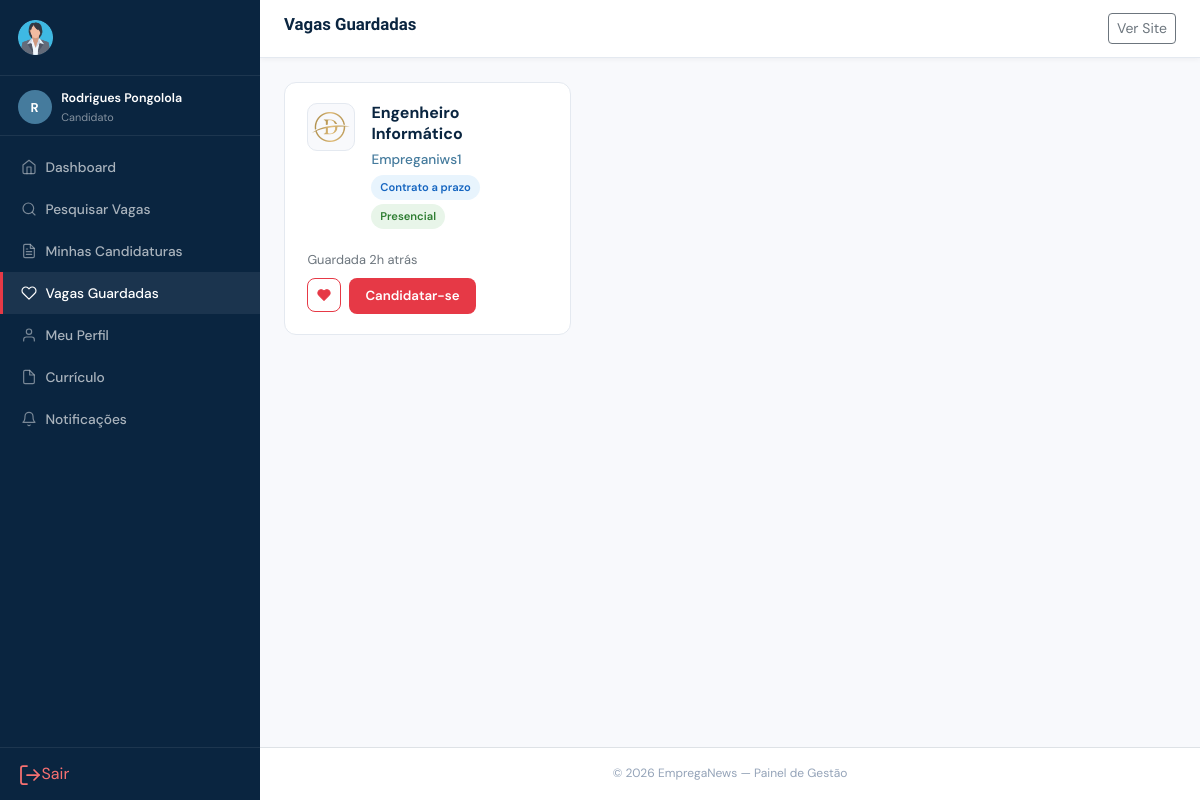
Page /candidato/guardadas.php (signed in) on the committed database.
### tables this page shows
CREATE TABLE `vagas_guardadas` (
  `id` int(11) NOT NULL,
  `candidato_id` int(11) NOT NULL,
  `vaga_id` int(11) NOT NULL,
  `criado_em` timestamp NOT NULL DEFAULT current_timestamp()
);

CREATE TABLE `empresas` (
  `id` int(11) NOT NULL,
  `utilizador_id` int(11) NOT NULL,
  `nome` varchar(200) NOT NULL,
  `slug` varchar(220) NOT NULL,
  `logo` varchar(255) DEFAULT NULL,
  `nif` varchar(30) DEFAULT NULL,
  `website` varchar(200) DEFAULT NULL,
  `telefone` varchar(30) DEFAULT NULL,
  `email_contato` varchar(150) DEFAULT NULL,
  `provincia_id` int(11) DEFAULT NULL,
  `morada` text DEFAULT NULL,
  `setor` varchar(100) DEFAULT NULL,
  `dimensao` enum('startup','pequena','media','grande','multinacional') DEFAULT 'media',
  `ano_fundacao` year(4) DEFAULT NULL,
  `sobre` text DEFAULT NULL,
  `estado` enum('pendente','aprovada','suspensa','rejeitada') DEFAULT 'pendente',
  `verificada` tinyint(1) DEFAULT 0 COMMENT 'Selo verificado pelo admin',
  `total_vagas_publicadas` int(11) DEFAULT 0,
  `criado_em` timestamp NOT NULL DEFAULT current_timestamp(),
  `atualizado_em` timestamp NOT NULL DEFAULT current_timestamp() ON UPDATE current_timestamp()
);

CREATE TABLE `vagas` (
  `id` int(11) NOT NULL,
  `empresa_id` int(11) NOT NULL,
  `titulo` varchar(200) NOT NULL,
  `slug` varchar(220) NOT NULL,
  `categoria_id` int(11) DEFAULT NULL,
  `provincia_id` int(11) DEFAULT NULL,
  `tipo_contrato` enum('efectivo','contrato','part_time','freelance','estagio','voluntario') DEFAULT 'efectivo',
  `modalidade` enum('presencial','remoto','hibrido') DEFAULT 'presencial',
  `nivel_experiencia` enum('sem_experiencia','junior','medio','senior','diretor') DEFAULT 'medio',
  `nivel_escolaridade` enum('basico','medio','bacharelato','licenciatura','mestrado','doutoramento','indiferente') DEFAULT 'licenciatura',
  `descricao` longtext NOT NULL,
  `requisitos` text DEFAULT NULL,
  `beneficios` text DEFAULT NULL,
  `salario_min` decimal(12,2) DEFAULT NULL,
  `salario_max` decimal(12,2) DEFAULT NULL,
  `moeda_salario` varchar(10) DEFAULT 'AOA',
  `salario_negociavel` tinyint(1) DEFAULT 0,
  `salario_visivel` tinyint(1) DEFAULT 1,
  `vagas_disponiveis` int(11) DEFAULT 1,
  `data_publicacao` date DEFAULT curdate(),
  `data_encerramento` date DEFAULT NULL,
  `estado` enum('rascunho','pendente','publicada','encerrada','arquivada') DEFAULT 'pendente',
  `destaque` tinyint(1) DEFAULT 0,
  `total_candidaturas` int(11) DEFAULT 0,
  `total_visualizacoes` int(11) DEFAULT 0,
  `criado_em` timestamp NOT NULL DEFAULT current_timestamp(),
  `atualizado_em` timestamp NOT NULL DEFAULT current_timestamp() ON UPDATE current_timestamp()
);

### includes/config.php (called while the page is built, shortened)
<?php
class DB {
    private static ?PDO $c = null;
    public static function conn(): PDO {
        if (!self::$c) {
            try {
                self::$c = new PDO(
                    "mysql:host=".DB_HOST.";dbname=".DB_NAME.";charset=utf8mb4",
                    DB_USER, DB_PASS,
                    [PDO::ATTR_ERRMODE            => PDO::ERRMODE_EXCEPTION,
                     PDO::ATTR_DEFAULT_FETCH_MODE => PDO::FETCH_ASSOC,
                     PDO::ATTR_EMULATE_PREPARES   => false]
                );
            } catch (PDOException $e) {
                die('
<!DOCTYPE html><html><head><meta charset="UTF-8">
<title>Erro de Ligação</title>
<style>body{font-family:sans-serif;padding:3rem;color:#c00;background:#fff8f8;}
h2{color:#c00;}code{background:#fee;padding:.2rem .4rem;border-radius:4px;}</style>
</head><body>
<h2>⚠ Erro de Ligação à Base de Dados</h2>
<p>Não foi possível ligar ao MySQL. Verifique as configurações em <code>includes/config.php</code>:</p>
<ul>
  <li>DB_HOST: <code>' . DB_HOST . '</code></li>
  <li>DB_NAME: <code>' . DB_NAME . '</code></li>
  <li>DB_USER: <code>' . DB_USER . '</code></li>
</ul>
<p>Mensagem do servidor: <code>' . htmlspecialchars($e->getMessage()) . '</code></p>
<p>Certifique-se de que correu o ficheiro <code>database.sql</code> para criar a base de dados.</p>
</body></html>');
            }
        }
        return self::$c;
    }
    public static function q(string $sql, array $p=[]): PDOStatement { $s=self::conn()->prepare($sql); $s->execute($p); return $s; }
    public static function row(string $sql, array $p=[]): ?array     { return self::q($sql,$p)->fetch()?:null; }
    public static function all(string $sql, array $p=[]): array      { return self::q($sql,$p)->fetchAll(); }
}
function h(mixed $s): string { return htmlspecialchars((string)$s, ENT_QUOTES, 'UTF-8'); }
function url(string $caminho = ''): string {
    return BASE_URL . ltrim($caminho, '/');
}
function tempo(string $data): string {
    $diff = time() - strtotime($data);
    if ($diff < 86400)  return floor($diff/3600).'h atrás';
    return date('d/m/Y', strtotime($data));
}
function loggedIn(): bool { return !empty($_SESSION['uid']); }
function meCandidato(): ?array {
    return DB::row(
        "SELECT c.*, u.nome, u.email FROM candidatos c
         JOIN utilizadores u ON u.id=c.utilizador_id
         WHERE c.utilizador_id=?", [$_SESSION['uid']]
    );
}
function labelContrato(string $v): string {
    return match($v) {
        'efectivo'  => 'Efectivo',   'contrato'   => 'Contrato a prazo',
        'part_time' => 'Part-time',  'freelance'  => 'Freelance',
        'estagio'   => 'Estágio',    'voluntario' => 'Voluntariado',
        default     => ucfirst($v)
    };
}
function labelModalidade(string $v): string {
    return match($v) { 'presencial'=>'Presencial','remoto'=>'Remoto','hibrido'=>'Híbrido', default=>$v };
}

### candidato/guardadas.php (the view, shortened to what this page needs)
<?php
require_once '../includes/config.php';
$cfg=allCfg(); $cand=meCandidato();
$guardadas=DB::all("SELECT v.*,e.nome as en,e.logo as el,vg.criado_em as ge FROM vagas_guardadas vg JOIN vagas v ON v.id=vg.vaga_id JOIN empresas e ON e.id=v.empresa_id WHERE vg.candidato_id=? ORDER BY vg.criado_em DESC",[$cand['id']]);
require_once '../includes/header_painel.php';
?>
<?php if(empty($guardadas)): ?>
<div class="text-center py-5">
  <div style="font-size:3rem;margin-bottom:.75rem;">❤️</div>
  <h5>Nenhuma vaga guardada ainda</h5>
  <p style="color:#6c757d;">Usa o botão ❤ nas vagas para as guardar para mais tarde.</p>
  <a href="<?= url('index.php') ?>" class="btn btn-ace mt-2">Explorar Vagas</a>
</div>
<?php else: ?>
<div class="row g-3">
  <?php foreach($guardadas as $v): ?>
  <div class="col-md-6 col-xl-4">
    <div class="vaga-card h-100">
      <div class="d-flex align-items-start gap-3">
        <?php if($v['el']): ?>
          <img src="<?= url('uploads/logos/'.h($v['el'])) ?>" class="vaga-empresa-logo">
        <?php else: ?>
          <div class="vaga-empresa-logo-placeholder"><?= mb_strtoupper(mb_substr($v['en'],0,1)) ?></div>
        <?php endif; ?>
        <div class="flex-grow-1 min-w-0">
          <h6 class="vaga-titulo mb-1"><a href="<?= url('vaga.php?id='.$v['id']) ?>"><?= h($v['titulo']) ?></a></h6>
          <div class="vaga-empresa-nome"><?= h($v['en']) ?></div>
          <div class="d-flex flex-wrap gap-1 mt-1">
            <span class="badge-contrato" style="font-size:.7rem;"><?= labelContrato($v['tipo_contrato']) ?></span>
            <span class="badge-modalidade" style="font-size:.7rem;"><?= labelModalidade($v['modalidade']) ?></span>
          </div>
        </div>
      </div>
      <div class="d-flex justify-content-between align-items-center mt-2 flex-wrap gap-2">
        <span class="text-muted-sm">Guardada <?= tempo($v['ge']) ?></span>
        <div class="d-flex gap-2">
          <button class="btn-guardar guardada" onclick="removerGuardada(<?= $v['id'] ?>,this)" title="Remover">
            <i data-feather="heart" style="width:14px;height:14px;fill:currentColor;"></i>
          </button>
          <a href="<?= url('vaga.php?id='.$v['id'].'#candidatar') ?>" class="btn-candidatar">Candidatar-se</a>
        </div>
      </div>
    </div>
  </div>
  <?php endforeach; ?>
</div>
<?php endif; ?>
<?php require_once '../includes/footer_painel.php'; ?>

### assets/css/style.css (style rules this page uses)
:root { --pri: #0a2540; --sec: #457b9d; --ace: #e63946; --ace2: #c1121f; --ok: #2d6a4f; --warn: #e9c46a; --bg: #f8f9fc; --bg2: #ffffff; --border: #e4e9f0; --text: #1a1f2e; --muted: #6c757d; --radius: 12px; --radius-sm: 8px; --shadow: 0 2px 12px rgba(10,37,64,.07); --shadow-md: 0 4px 24px rgba(10,37,64,.11); --shadow-lg: 0 8px 40px rgba(10,37,64,.15); --font: 'DM Sans', sans-serif; --font-display: 'Clash Display', 'DM Sans', sans-serif; --trans: .2s ease; }
*,*::before,*::after { box-sizing:border-box;margin:0;padding:0; }
html { font-size:16px;scroll-behavior:smooth; }
body { font-family:var(--font);background:var(--bg);color:var(--text);line-height:1.65;overflow-x:hidden; }
img { max-width:100%;height:auto;display:block; }
a { color:var(--sec);text-decoration:none;transition:color var(--trans); }
.vaga-card { background:#fff;border:1px solid var(--border); border-radius:var(--radius);padding:1.25rem 1.4rem; transition:all var(--trans);position:relative; display:flex;flex-direction:column;gap:.75rem; }
.vaga-empresa-logo { width:48px;height:48px;border-radius:10px; object-fit:contain;border:1px solid var(--border); background:#f8f9fc;padding:4px;flex-shrink:0; }
.vaga-titulo { font-size:1rem;font-weight:700;color:var(--pri);line-height:1.3; }
.vaga-titulo a { color:inherit; }
.vaga-empresa-nome { font-size:.85rem;font-weight:500;color:var(--sec); }
.badge-contrato,.badge-modalidade,.badge-experiencia,.badge-destaque { font-size:.72rem;font-weight:600;padding:.2rem .55rem; border-radius:999px;white-space:nowrap; }
.badge-contrato { background:#e8f4fd;color:#1565c0; }
.badge-modalidade { background:#e8f5e9;color:#2e7d32; }
.btn-candidatar { background:var(--ace);color:#fff;border:none; font-weight:600;font-size:.83rem; padding:.45rem 1rem;border-radius:var(--radius-sm); transition:all var(--trans);cursor:pointer;white-space:nowrap; }
.btn-guardar { background:transparent;border:1.5px solid var(--border); color:var(--muted);width:34px;height:34px;border-radius:var(--radius-sm); display:flex;align-items:center;justify-content:center; transition:all var(--trans);cursor:pointer; }
.btn-guardar:hover,.btn-guardar.guardada { border-color:var(--ace);color:var(--ace); }
.btn-guardar svg { width:15px;height:15px; }
.text-muted-sm { color:var(--muted);font-size:.8rem; }

### rows in the picture
vagas_guardadas: empresas.logo (picture), vaga.titulo "Engenheiro Informático", empresas.nome "Empreganiws1", vaga.tipo_contrato "Contrato a prazo", vaga.modalidade "Presencial", criado_em "2h atrás"

### other values in the picture
mb_strtoupper(mb_substr($nome_u,0,1)) "R"
$nome_u "Rodrigues Pongolola"
$tipo_u "Candidato"
$label "Dashboard"
$label "Pesquisar Vagas"
$label "Minhas Candidaturas"
$label "Vagas Guardadas"
$label "Meu Perfil"
$label "Currículo"
$label "Notificações"
$titulo_pag "Vagas Guardadas"
$cfg['site_nome'] "EmpregaNews"
